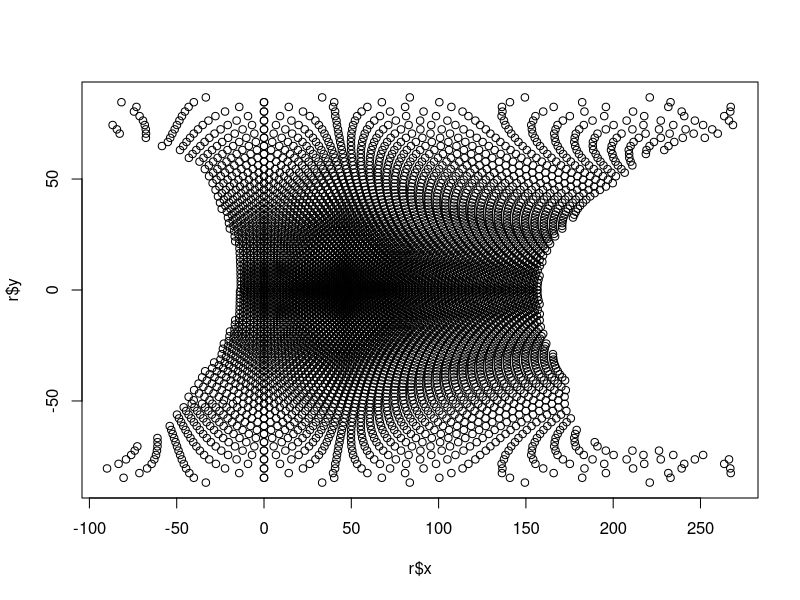
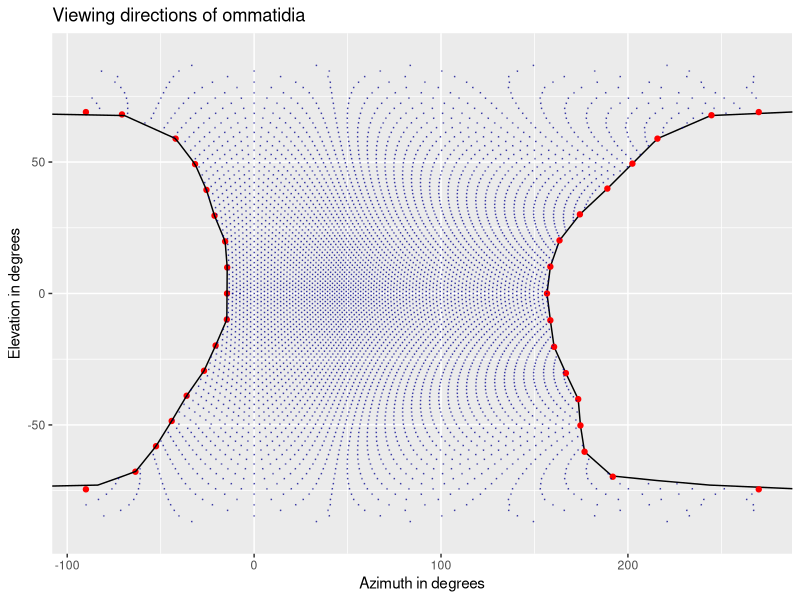

R code for these plots, in order:

# azimuth_max.csv stores the bounadaries of the bee eye
azimuth <- read.csv("azimuth_max.csv", stringsAsFactors=FALSE, encoding = "UTF-8")

# create bilinear interpolationfunctions for the eye boundaries (azimuth max), 
# get elevation as parameter, return azimuth 
# (for elevation > 70: very large return values)
# azimuthMaxFun_1_2 for zones 1 and 2, azimuthMaxFun_3_4 for zones 3 and 4
azimuthMaxFun_1_2 <- splinefun(azimuth$elevation_1_2, azimuth$azimuth_max_1_2, method = "monoH.FC") #or method = ffm
azimuthMaxFun_3_4 <- splinefun(azimuth$elevation_3_4, azimuth$azimuth_max_3_4, method = "monoH.FC")
azimuthMaxFun_1_2 <- approxfun(azimuth$elevation_1_2, azimuth$azimuth_max_1_2, yleft = 300, yright = 300, rule = 2)
azimuthMaxFun_3_4 <- approxfun(azimuth$elevation_3_4, azimuth$azimuth_max_3_4, yleft = -200, yright = -200, rule = 2)



# horizontal and vertical interomatidial angle constants
ioa_h_min <- 2.4
ioa_h_mid <- 3.7
ioa_h_max <- 4.6

ioa_v_min <- 1.5
ioa_v_max <- 4.5

# transforms the horizontal interommatidial angle that is
# given as an angle on a great circle, to increments of the azimuth
# angle
# R assumes degrees: (degToRad = x * pi/180 = x * 0.01745329251)
ioa_h_to_azimuth <- function(ioa_h,elevation) {
  
  rad <- 0.01745329251
  
  return(2*asin((sin((ioa_h/2)*rad))/(cos(elevation*rad)))*(180/pi))
}

# horizontal interommatidial angle for zone 1 and 2
ioa_h_1_2 <- function(a, e) {
  
  if(a >= 0 && a <= 45) {
    return(ioa_h_mid + (a/45)*(ioa_h_min - ioa_h_mid))
  }
  if(a > 45 && a <= 90) {
    return (ioa_h_min + ((a - 45)/45)*(ioa_h_mid - ioa_h_min))
  }
  if(a > 90 && a <= 150 && abs(e) <= 50) {
    return (ioa_h_mid + ((a - 90)/60)*(ioa_h_max - ioa_h_mid))
  }
  if(a > 90 && a <= 150 && abs(e) > 50) {   
    return (ioa_h_mid + ((a - 90)/60)*(ioa_h_max - ioa_h_mid) * ((90 - abs(e)) / 40))
  }
  if(a > 150 && a <= 180 && abs(e) <= 50) {
    return(ioa_h_max)
  }
  if(a > 150 && a <= 180 && abs(e) > 50) {
    return (ioa_h_mid + (ioa_h_max - ioa_h_mid)*((90 - abs(e))/40))
  }
  if(a > 180 && a <= 270) {
    return (ioa_h_max)
  }
}

# horizontal interommatidial angle for zone 3
ioa_h_3 <- function(a, e) {
  
  if(a >= -90 && a <= -45 && e <= -50) {
    return ( ioa_h_mid + ( (abs(a)-45)/45 ) * (ioa_h_max - ioa_h_mid) * ( (90-abs(e))/40 ) )
  }
  
  if(a >= -45 && a <= 0 && e <= -50) {
    return ( ioa_h_mid )
  }
  
  if(a >= -45 && a <= 0 && e > -50 && e <= 0) {
    return ( ioa_h_mid + ( abs(a)/45 ) * (ioa_h_max - ioa_h_mid) * ( (90 - e)/40) )
  }
}

# horizontal interommatidial angle for zone 4
ioa_h_4 <- function(a, e) {
  
  if(a >= -90 && a <= -45 && e >= 50) {
    return(ioa_h_max + (ioa_h_max -ioa_h_mid) * ((90 - abs(e)) / 40 ))
  }
  
  if(a > -45 && a <= 0 && e >= 0 && e <= 50) { # problem: e > 0: for e = 0 not defined
    return( ioa_h_mid + (abs(a)/45) * (ioa_h_max - ioa_h_mid))
  }
  
  if(a >= -45 && a <= 0 && e >= 50) {
    return( ioa_h_mid + (abs(a)/45) * (ioa_h_max - ioa_h_mid) * ((90 - e)/40))
  }
}

# return the corresponding ioa_h function for given zone
get_ioa_h <- function(a, e, zone) {
  
  if(zone == 1 || zone == 2) {
    return (ioa_h_1_2(a, e))
  }
  
  if(zone == 3) {
    return (ioa_h_3(a, e))
  }
  
  if(zone == 4) {
    return (ioa_h_4(a, e))
  }
  
}

# get the correct sign to be multiplied to azimuth angle
get_sign_a <- function(zone) {
  if(zone == 1 || zone == 2) {
    return( 1)
  }
  if(zone == 3 || zone == 4) {
    return(-1)
  }
  
}

# get the correct sign to be multiplied to elevation angle
get_sign_e <- function(zone) {
  if(zone == 1 || zone == 4) {
    return(1)
  }
  if(zone == 2 || zone == 3) {
    return(-1)
  }
}

get_azimuthMaxFun <- function(zone) {
  if(zone == 1 || zone == 2){
    return(azimuthMaxFun_1_2)
  }
  if(zone == 3 || zone == 4){
    return(azimuthMaxFun_3_4)
  }
}

# condition for loop
get_cond <- function(a, e, zone) {
  if(zone == 1 || zone == 2){
    return(abs(a)<=abs(get_azimuthMaxFun(zone)(e)) && a < 270 && abs(e)<=88.9)
  }
  if(zone == 3 || zone == 4){
    return(abs(a)<=abs(get_azimuthMaxFun(zone)(e)) && a > -90 && abs(e)<=88.9)
  }
}

# for correct dimensions of dataframe
get_omatidia_count <- function(zone) {
  if(zone == 1){
    return(2600) #2483
  }
  if(zone == 2){
    return(2500) #2382
  }
  if(zone == 3){
    return(450) #358
  }
  if(zone == 4){
    return(450) #311
  }
}

# main function
calculate_angles <- function(zone){

  omatidia <- data.frame(matrix(data = 0, nrow = get_omatidia_count(zone), ncol = 2))
  names(omatidia) <- c("x","y")
  
  j <- 0
  counter <- 0
  
  e <- 0
  
  while(abs(e)<=90) {
    
    a <- ifelse(j%%2==0,0,ioa_h_to_azimuth(get_sign_a(zone) * ioa_h_mid/2,e)) # for even/odd index
    
    while(get_cond(a,e,zone)) { # for zone 1 and 2: a <270, for zone 3: a > -90
      
      omatidia[counter,1] <- a
      omatidia[counter,2] <- e
      
      ioa_h <- get_ioa_h(a, e,zone)
      
      a <- a + get_sign_a(zone)*ioa_h_to_azimuth(ioa_h , e) # hier fehler im paper: muss - anstatt + fuer zone 3 und 4
     
       counter <- counter + 1
    }
    
    ioa_v <- ioa_v_min + (ioa_v_max - ioa_v_min) * (abs(e) / 90)
    
    e <- e + get_sign_e(zone) * ioa_v / 2
    
    j <- j + 1
  }

  return(omatidia)
}

r1 <- calculate_angles(1)
r2 <- calculate_angles(2)
r3 <- calculate_angles(3)
r4 <- calculate_angles(4)

r <- rbind(r1,r2,r3,r4)

plot(r$x,r$y,type="p")

# remove duplicates
r <- unique(r)

library(ggplot2)

p <- ggplot(data.frame(x=azimuth$elevation_1_2, y=azimuth$azimuth_max_1_2), aes(x, y)) +
  stat_function(fun = azimuthMaxFun_1_2) +
  geom_point(colour = "red") +
  geom_point(data = data.frame(x=azimuth$elevation_3_4, y=azimuth$azimuth_max_3_4), colour = "red") +
  stat_function(fun = azimuthMaxFun_3_4) +
  coord_flip(xlim = c(-90, 90), ylim = c(-90, 270)) +
  geom_point(data = data.frame(x = r$y, y = r$x),colour = c("darkblue"), size=0, alpha = .5) +
  coord_flip(xlim = c(-90, 90), ylim = c(-90, 270)) +
  xlab("Elevation in degrees") +
  ylab("Azimuth in degrees") +
  ggtitle("Viewing directions of ommatidia")
p

write.table(file='ommatidia_linear3.csv', x=r, quote = FALSE, sep = ",",row.names = FALSE,col.names = FALSE)

